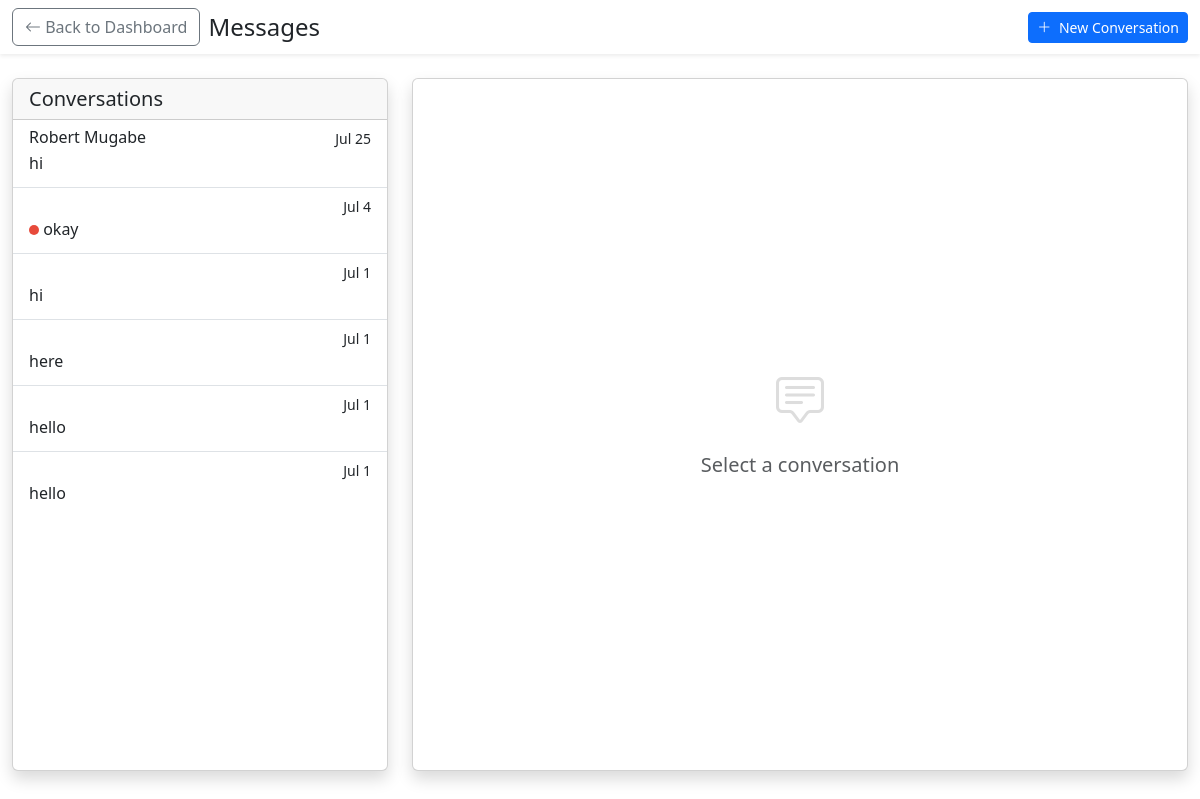
Page /messages.php (signed in) on the committed database.
### tables this page shows
CREATE TABLE `conversations` (
  `id` int(11) NOT NULL,
  `created_at` timestamp NOT NULL DEFAULT current_timestamp(),
  `last_message_at` timestamp NULL DEFAULT NULL,
  `is_group` tinyint(1) DEFAULT 0,
  `group_name` varchar(100) DEFAULT NULL
);

CREATE TABLE `messages` (
  `id` int(11) NOT NULL,
  `conversation_id` int(11) NOT NULL,
  `sender_id` int(11) NOT NULL,
  `sender_type` enum('admin','employee') NOT NULL,
  `content` text DEFAULT NULL,
  `sent_at` timestamp NOT NULL DEFAULT current_timestamp(),
  `status` enum('sent','delivered','read') DEFAULT 'sent'
);

### messages.php (the view, shortened to what the rows shown need)
<?php
require_once 'config.php';
$user_id = $_SESSION['user_id'];
$user_type = $_SESSION['user_type'];
$conversations_query = "SELECT c.* FROM conversations c
                       JOIN conversation_participants cp ON c.id = cp.conversation_id
                       WHERE cp.user_id = ? AND cp.user_type = ?
                       ORDER BY c.last_message_at DESC";
$conversations_stmt = $conn->prepare($conversations_query);
$conversations_stmt->bind_param("is", $user_id, $user_type);
$conversations_stmt->execute();
$conversations_result = $conversations_stmt->get_result();
?>
<!DOCTYPE html>
<html lang="en">
<head>
    <link href="https://cdn.jsdelivr.net/npm/bootstrap@5.3.0/dist/css/bootstrap.min.css" rel="stylesheet">
    <link rel="stylesheet" href="https://cdn.jsdelivr.net/npm/bootstrap-icons@1.10.0/font/bootstrap-icons.css">
</head>
<body>
    <div class="d-flex">
        <div class="main-content w-100">
<nav class="navbar navbar-expand navbar-light bg-white shadow-sm mb-4">
    <div class="container-fluid">
        <div class="d-flex align-items-center">
            <h1 class="h4 mb-0 text-gray-800">Messages</h1>
        </div>
    </div>
</nav>
            <div class="container-fluid">
                <div class="row">
                    <div class="col-md-4">
                        <div class="card shadow">
                            <div class="card-body p-0">
                                <div class="list-group list-group-flush conversation-list">
                                    <?php while($conversation = $conversations_result->fetch_assoc()): ?>
                                    <?php
                                    $participants_query = "SELECT cp.user_id, cp.user_type,
                                                         CASE WHEN cp.user_type = 'admin' THEN a.name ELSE e.name END as name
                                                         FROM conversation_participants cp
                                                         LEFT JOIN admin a ON cp.user_type = 'admin' AND cp.user_id = a.id
                                                         LEFT JOIN employee_user e ON cp.user_type = 'employee' AND cp.user_id = e.id
                                                         WHERE cp.conversation_id = ? AND (cp.user_id != ? OR cp.user_type != ?)";
                                    $participants_stmt = $conn->prepare($participants_query);
                                    $participants_stmt->bind_param("iis", $conversation['id'], $user_id, $user_type);
                                    $participants_stmt->execute();
                                    $participants_result = $participants_stmt->get_result();
                                    $participants = $participants_result->fetch_all(MYSQLI_ASSOC);
                                    $last_msg_query = "SELECT m.* FROM messages m WHERE m.conversation_id = ? ORDER BY m.sent_at DESC LIMIT 1";
                                    $last_msg_stmt = $conn->prepare($last_msg_query);
                                    $last_msg_stmt->bind_param("i", $conversation['id']);
                                    $last_msg_stmt->execute();
                                    $last_msg_result = $last_msg_stmt->get_result();
                                    $last_msg = $last_msg_result->fetch_assoc();
                                    $unread_query = "SELECT COUNT(*) as unread FROM message_status
                                                    WHERE message_id IN (SELECT id FROM messages WHERE conversation_id = ?)
                                                    AND user_id = ? AND user_type = ? AND status = 'delivered'";
                                    $unread_stmt = $conn->prepare($unread_query);
                                    $unread_stmt->bind_param("iis", $conversation['id'], $user_id, $user_type);
                                    $unread_stmt->execute();
                                    $unread_result = $unread_stmt->get_result();
                                    $unread = $unread_result->fetch_assoc();
                                    ?>
                                    <a href="messages.php?conversation=<?php echo $conversation['id']; ?>"
                                       class="list-group-item list-group-item-action <?php echo isset($_GET['conversation']) && $_GET['conversation'] == $conversation['id'] ? 'active' : ''; ?>">
                                        <div class="d-flex w-100 justify-content-between">
                                            <h6 class="mb-1">
                                                <?php
                                                if ($conversation['is_group']) {
                                                    echo htmlspecialchars($conversation['group_name']);
                                                } else {
                                                    echo htmlspecialchars($participants[0]['name']);
                                                }
                                                ?>
                                            </h6>
                                            <small><?php echo date('M j', strtotime($last_msg['sent_at'])); ?></small>
                                        </div>
                                        <p class="mb-1 text-truncate">
                                            <?php if ($unread['unread'] > 0): ?>
                                            <span class="unread-badge"></span>
                                            <?php endif; ?>
                                            <?php echo htmlspecialchars(substr($last_msg['content'] ?? '[Attachment]', 0, 50)); ?>
                                        </p>
                                    </a>
                                    <?php endwhile; ?>
                                </div>
                            </div>
                        </div>
                    </div>
                </div>
            </div>
        </div>
    </div>
</body>
</html>

### rows in the picture
conversations: name "Robert Mugabe", messages.sent_at "Jul 25", messages.content "hi"
conversations: messages.sent_at "Jul 4", messages.content "okay"
conversations: messages.sent_at "Jul 1", messages.content "hi"
conversations: messages.sent_at "Jul 1", messages.content "here"
conversations: messages.sent_at "Jul 1", messages.content "hello"
conversations: messages.sent_at "Jul 1", messages.content "hello"
